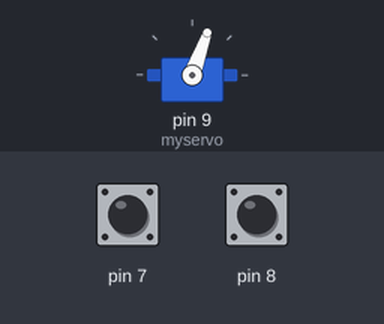
The sketch below on a simulated Arduino Uno, built with avr-gcc and run on an emulated ATmega328P. On the bench: servo. Inputs (shaded band) come from the test bench; at power-on: pin 7 HIGH, pin 8 HIGH.

Above: at 0.1 s.
At 1.1 s:
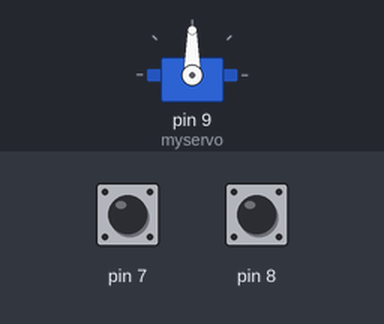
Timing chart, 0 to 2.6 s (numbered marks = the images above):
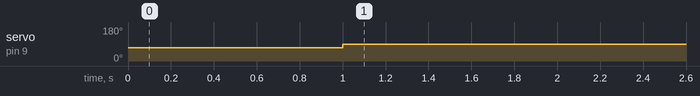

Measured:
- by itself, servo on pin 9 (myservo): 70° → 90° at 1.0 s

The sketch:

Secret_Santa.ino
```cpp
#include <Servo.h>

Servo myservo;
int pos1 = 70;
int pos2 = 90;
int state = 0;
void setup()
{
  myservo.attach(9);
  pinMode(7,INPUT);
  digitalWrite(7,HIGH);
  pinMode(8,INPUT);
  digitalWrite(8,HIGH);
}

void loop()
{
  if(state == 0 && digitalRead(7) == HIGH){
    myservo.attach(9);
    myservo.write(pos1);
    delay(1000);
    myservo.detach();
    state = 1;
  }
  if(state == 1 && digitalRead(8) == HIGH) {
    myservo.attach(9);
    myservo.write(pos2);
    delay(1000);
    myservo.detach();
    state = 2;
  }
  delay(500);
}
```
